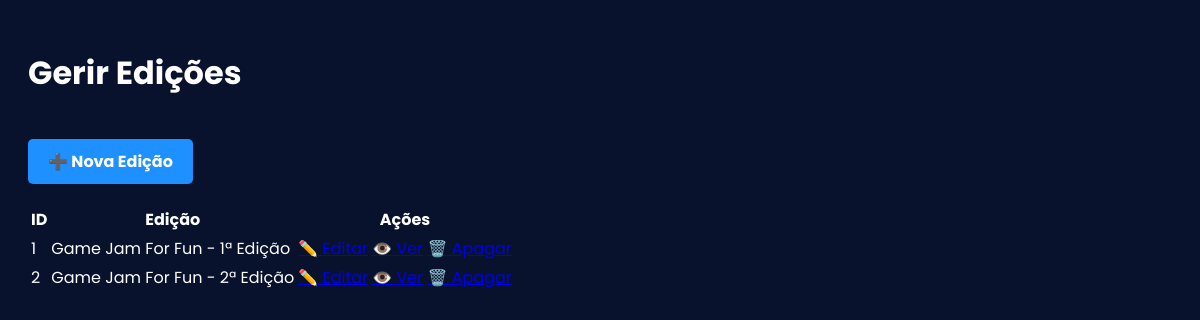
Page /admin_edicoes.php (signed in) on the committed database.
### tables this page shows
CREATE TABLE `edicoes` (
  `id` int(11) NOT NULL,
  `titulo_pagina` varchar(255) DEFAULT NULL,
  `titulo_evento` varchar(255) DEFAULT NULL,
  `edicao_numero` varchar(50) DEFAULT NULL,
  `data_evento` varchar(255) DEFAULT NULL,
  `tema` varchar(255) DEFAULT NULL,
  `participantes1` varchar(255) DEFAULT NULL,
  `participantes2` varchar(255) DEFAULT NULL,
  `local` varchar(255) DEFAULT NULL,
  `descricao` longtext DEFAULT NULL,
  `cronograma` longtext DEFAULT NULL,
  `patrocinadores_titulo` varchar(255) DEFAULT NULL,
  `patrocinadores_agradecimento` varchar(255) DEFAULT NULL
);

### admin_edicoes.php (the view, shortened to what this page needs)
<?php
include 'bd_connection.php';
$edicoes = $pdo->query("SELECT id, titulo_evento, edicao_numero FROM edicoes ORDER BY id ASC");
?>
<!DOCTYPE html>
<html lang="pt">
<head>
    <link rel="stylesheet" href="css/admin.css">
</head>
<body>
<h1>Gerir Edições</h1>
<a href="criar_edicao.php" class="botao-nova-edicao">➕ Nova Edição</a>
<table class="tabela-edicoes">
    <tr>
        <th>ID</th>
        <th>Edição</th>
        <th>Ações</th>
    </tr>
   <?php foreach ($edicoes as $e): ?>
    <tr>
        <td><?= $e['id'] ?></td>
        <td><?= $e['titulo_evento'] ?> - <?= $e['edicao_numero'] ?></td>
        <td>
            <a href="editar_edicao.php?id=<?= $e['id'] ?>">✏️ Editar</a>
            <a href="edicao.php?id=<?= $e['id'] ?>" target="_blank">👁️ Ver</a>
            <a href="apagar_edicao.php?id=<?= $e['id'] ?>" onclick="return confirm('Tem a certeza que quer apagar esta edição?');">🗑️ Apagar</a>
        </td>
    </tr>
  <?php endforeach; ?>
</table>
</body>
</html>

### css/admin.css (style rules this page uses)
body { background-color: #09122c; color: white; font-family: "Poppins", sans-serif; padding: 20px; }
.botao-nova-edicao { display: inline-block; background: #1e90ff; color: white; padding: 10px 20px; margin: 20px 0; border-radius: 5px; text-decoration: none; font-weight: bold; }

### rows in the picture
edicoes: id "1", titulo_evento "Game Jam For Fun", edicao_numero "1ª Edição"
edicoes: id "2", titulo_evento "Game Jam For Fun", edicao_numero "2ª Edição"
